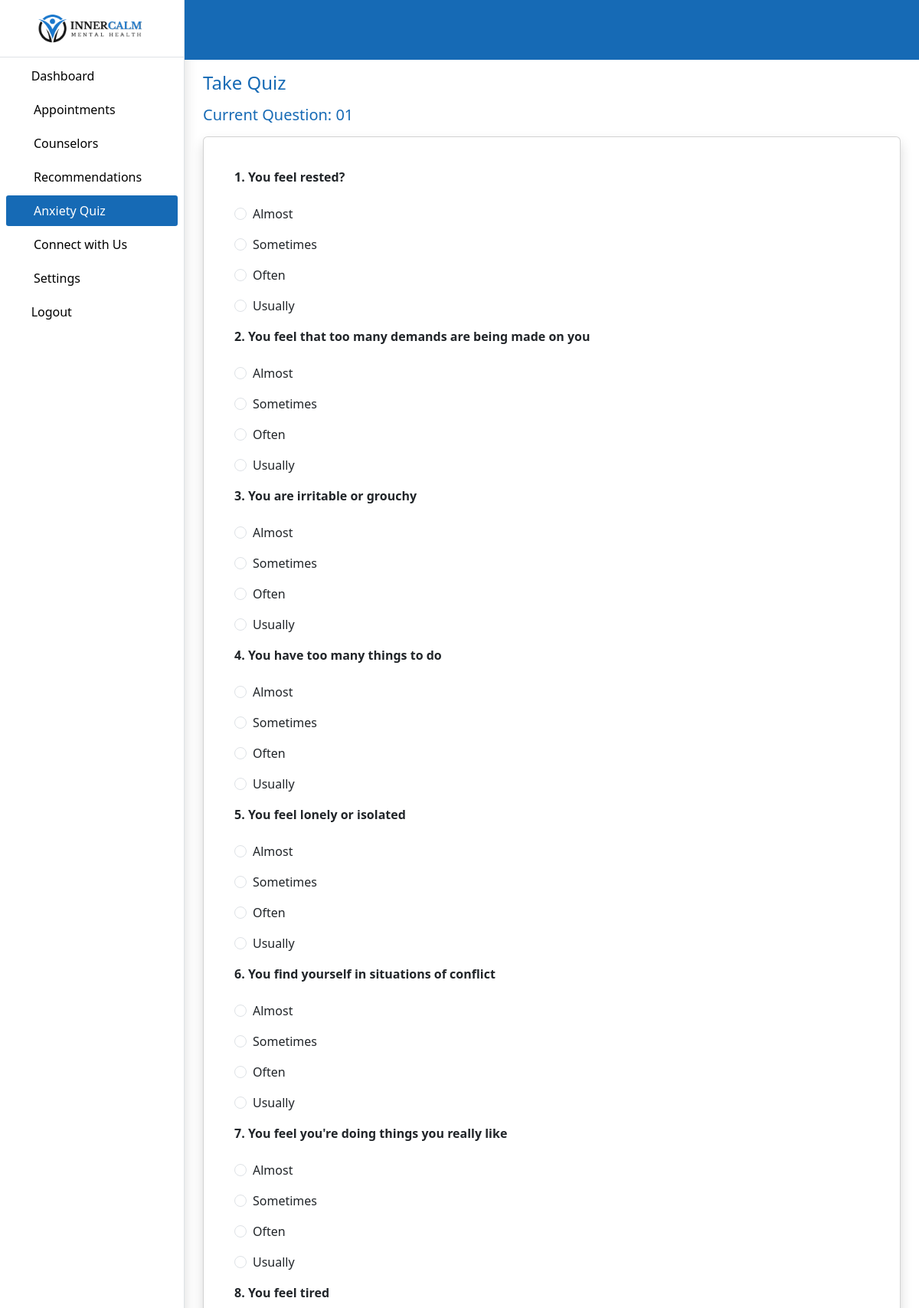
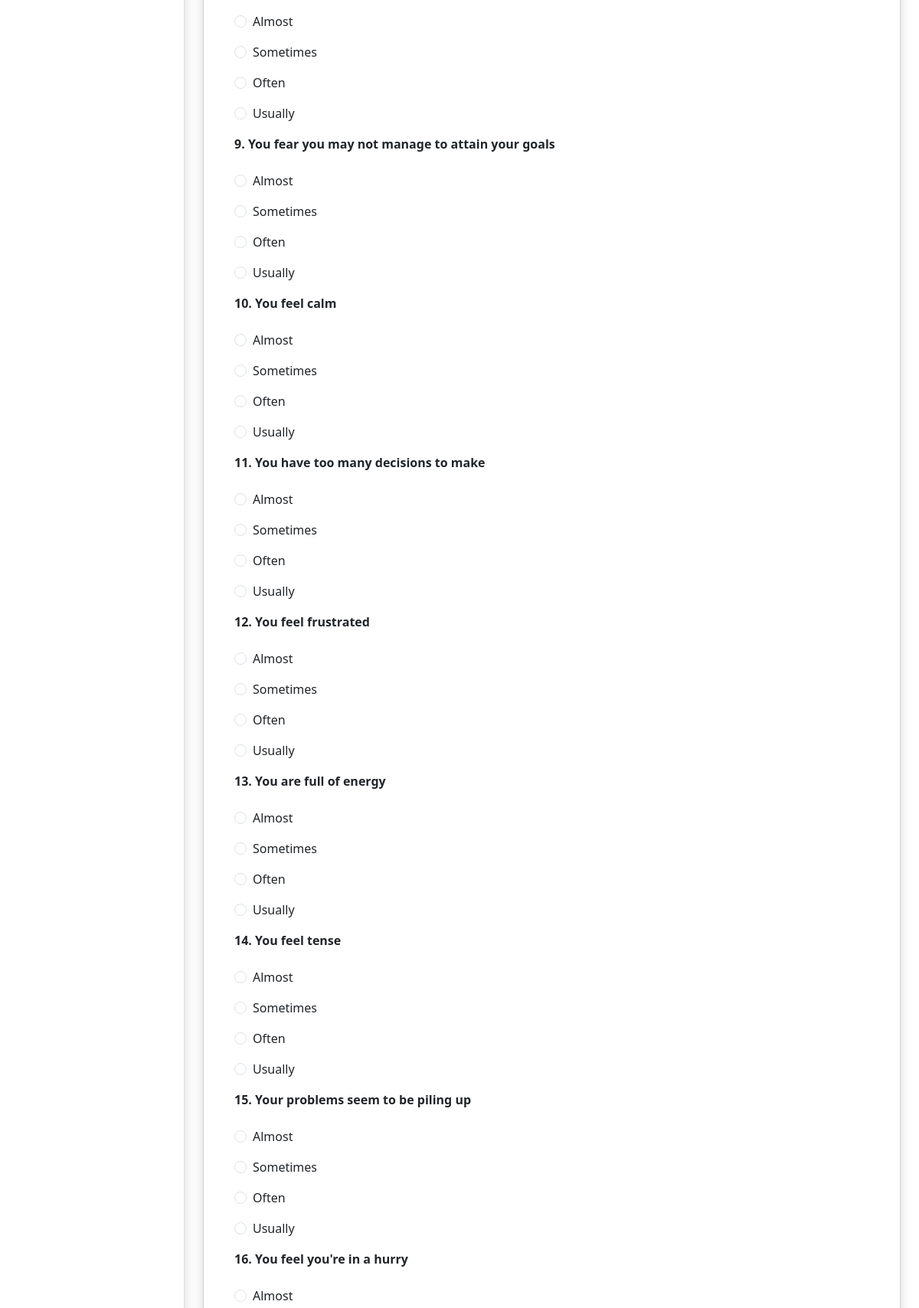
The page /clients_portal/takequiz/ (upper part) on the database its author committed (2 pictures, top to bottom).
### accounts/models.py (models this page shows)
class Quiz(models.Model):
    question=models.CharField(default='NA',max_length=1000)
    user = models.ForeignKey(User, on_delete=models.CASCADE)
    created_at = models.DateTimeField(auto_now_add=True, null=True, blank=True)

### clients_portal/views.py (the view)
# urls.py: path('takequiz/', views.take_quiz, name='takequiz'),
def take_quiz(request):
    if request.method == 'POST':
        total_score=0
        user = request.user
        for question_id, answer in request.POST.items():
            if question_id.startswith('question'):
                question_id = int(question_id.split('_')[1])
                answer = int(answer)
                if question_id in [22, 23, 24, 25, 26, 27, 28, 29, 30]:
                    if answer == 1:
                        total_score += 4
                    elif answer == 2:
                        total_score += 3
                    elif answer == 3:
                        total_score += 2
                    elif answer == 4:
                        total_score += 1
                else:
                    if answer == 1:
                        total_score += 1
                    elif answer == 2:
                        total_score += 2
                    elif answer == 3:
                        total_score += 3
                    elif answer == 4:
                        total_score += 4
                question = Quiz.objects.get(pk=question_id)
                print(total_score)
                total=(total_score-30)/90
                print(total)
                if total < 0.25:
                    answer='Low Stress'
                elif total < 0.5:
                    answer='Moderate Stress'
                elif total < 0.75:
                    answer='High Stress'
                else:
                    answer='Severe Stress'
        response = QuizFilled(user=user,stree_value=total, answer=answer)
        response.save()
        return redirect('clients_portal:viewquiz')
    else:
        quiz_questions = Quiz.objects.all()
        return render(request, 'clients_portal/takequiz.html', {'quiz_questions': quiz_questions})

### clients_portal/templates/clients_portal/takequiz.html (shortened to what this page needs)
{% load static %}
<!DOCTYPE html>
<html lang="en">
<head>
    <link rel="stylesheet" href="{% static 'website/img/favicon.png' %}" rel="icon">
    <link rel="stylesheet" href="{% static 'website/img/apple-touch-icon.png' %}" rel="apple-touch-icon">
    <link rel="stylesheet" href="{% static 'website/vendor/fontawesome-free/css/all.min.css' %}">
    <link rel="stylesheet" href="{% static 'website/vendor/animate.css/animate.min.css' %}">
    <link rel="stylesheet" href="{% static 'website/vendor/bootstrap/css/bootstrap.min.css' %}">
    <link rel="stylesheet" href="{% static 'website/vendor/bootstrap-icons/bootstrap-icons.css' %}">
    <link rel="stylesheet" href="{% static 'website/vendor/boxicons/css/boxicons.min.css' %}">
    <link rel="stylesheet" href="{% static 'website/vendor/glightbox/css/glightbox.min.css' %}">
    <link rel="stylesheet" href="{% static 'website/vendor/remixicon/remixicon.css' %}">
    <link rel="stylesheet" href="{% static 'website/vendor/swiper/swiper-bundle.min.css' %}">
    <link rel="stylesheet" href="{% static 'website/css/admin_styles.css' %}">
    <link rel="stylesheet" href="{% static 'website/css/datatables.css' %}">
</head>
<body>
    <div class="d-flex" id="wrapper">
        <div class="primary-bg shadow border-end " id="sidebar-wrapper">
            <div class="text-center primary-text bg-blue-color fs-4 fw-semibold text-uppercase border-bottom">
                <a href="{% url 'website:home' %}">
                    <img src="{% static 'website/img/blacklogo2.png' %}" class="py-3" width="150" height="auto" alt="">
                </a>
            </div>
            <ul class="navbar-nav sidebar_list">
                <li class="nav-item px-2 py-0 mt-1">
                    <a href="{% url 'clients_portal:home' %}" class="text-decoration-none nav-link px-2">
                        <span><i class="fas fa-tachometer-alt me-2"></i></span>
                        <span>Dashboard</span>
                    </a>
                </li>
                <li class="nav-item px-2 py-0 mt-1">
                    <a class="text-decoration-none nav-link px-2 d-flex justify-content-between"
                        data-bs-toggle="collapse" href="#collapseSchedular" onclick="toggleArrow1()" role="button"
                        aria-expanded="false" aria-controls="collapseExample">
                        <span><i class="fa-solid fa-calendar-alt me-2 size"></i>Appointments</span>
                        <span id="myArrow2"><i class="fas fa-angle-right"></i></span>
                    </a>
                </li>
                <li class="nav-item px-2 py-0 mt-1">
                    <a class="text-decoration-none nav-link px-2 d-flex justify-content-between"
                        data-bs-toggle="collapse" href="#collapseSchedular8" onclick="toggleArrow8()" role="button"
                        aria-expanded="false" aria-controls="collapseExample">
                        <span><i class="fa-solid fa-user-md me-2 size"></i>Counselors</span>
                        <span id="myArrow2"><i class="fas fa-angle-right"></i></span>
                    </a>
                </li>
                <li class="nav-item px-2 py-0 mt-1">
                    <a class="text-decoration-none nav-link px-2 d-flex justify-content-between"
                        data-bs-toggle="collapse" href="#collapseanalytics" onclick="toggleArrow3()" role="button"
                        aria-expanded="false" aria-controls="collapseExample">
                        <span><i class="fa-solid fa-cubes
                         me-2 size"></i>Recommendations</span>
                        <span id="myArrow4"><i class="fas fa-angle-right"></i></span>
                    </a>
                </li>
                <li class="nav-item px-2 py-0 mt-1">
                    <a class="text-decoration-none nav-link px-2 d-flex justify-content-between active"
                        data-bs-toggle="collapse" href="#collapseanalytics4" onclick="toggleArrow4()" role="button"
                        aria-expanded="false" aria-controls="collapseExample">
                        <span><i class="fa-solid fa-file me-2 size"></i>Anxiety Quiz</span>
                        <span id="myArrow4"><i class="fas fa-angle-right"></i></span>
                    </a>
                </li>
                <li class="nav-item px-2 py-0 mt-1">
                    <a class="text-decoration-none nav-link px-2 d-flex justify-content-between"
                        data-bs-toggle="collapse" href="#collapseanalytics5" onclick="toggleArrow5()" role="button"
                        aria-expanded="false" aria-controls="collapseExample">
                        <span><i class="fa-solid fa-message me-2 size"></i>Connect with Us</span>
                        <span id="myArrow4"><i class="fas fa-angle-right"></i></span>
                    </a>
                </li>
                <li class="nav-item px-2 py-0 mt-1">
                    <a class="text-decoration-none nav-link px-2 d-flex justify-content-between"
                        data-bs-toggle="collapse" href="#collapseanalytics7" onclick="toggleArrow7()" role="button"
                        aria-expanded="false" aria-controls="collapseExample">
                        <span><i class="fa-solid fa-gear me-2 size"></i>Settings</span>
                        <span id="myArrow4"><i class="fas fa-angle-right"></i></span>
                    </a>
                </li>
                <li class="nav-item px-2 py-0 mt-1">
                    <a href="{% url 'accounts:logout' %}" class="text-decoration-none nav-link px-2">
                        <span><i class="fas fa-power-off me-2"></i></span>
                        <span>Logout</span>
                    </a>
                </li>
            </ul>
        </div>
        <div id="page-content-wrapper">
            <header class="">
                <nav class="bg-blue custom_nav">
                    <div class="container-fluid mt-1">
                        <div class="row g-2 align-items-center justify-content-between">
                            <div class="col-4 col-sm-4 col-md-6 col-lg-6 col-xl-6 col-xxl-6">
                                <div class="d-flex align-items-center text-white">
                                    <i class="fas fa-sliders-h fs-4 me-3" style="color: #fff;" id="menu-toggle"></i>
                                </div>
                            </div>
                            <div class="col-8 col-sm-8 col-md-6 col-lg-6 col-xl-6 col-xxl-6 text-end">
                                <div class="d-flex align-items-center justify-content-end">
                                    <div class="dropdown">
                                        <button class="btn p-0 border-0" type="button" id="dropdownMenuButton1"
                                            data-bs-toggle="dropdown" aria-expanded="false">
                                            <div class="d-flex align-items-center justify-content-center">
                                                <span><i class="fas fa-bell text-light"></i></span>
                                            </div>
                                        </button>
                                    </div>
                                    <div class="dropdown">
                                        <button class="btn p-0 border-0 " type="button" id="dropdownMenuButton1"
                                            data-bs-toggle="dropdown" aria-expanded="false">
                                            <div class="d-flex align-items-center ms-3">
                                                <span><i class="fas fa-user-circle text-light fs-2"></i></span>
                                            </div>
                                        </button>
                                    </div>
                                </div>
                            </div>
                        </div>
                    </div>
                </nav>
            </header>
            <div class="container-fluid px-4">
                <div class="col-12">
                    <div class="card border-0">
                        <div class="card-body px-0">
                            <div class="d-flex justify-content-between align-items-end g-2">
                                <div class="">
                                    <h4 class="text-orange mb-3">Take Quiz</h4>
                                    <h5 class="text-orange mb-3">Current Question: 01</h5>
                                </div>
                            </div>
                            <div class="card shadow">
                                <div class="card-body">
                                    <div class="pb-5">
                                        <div class="row justify-content-center align-items-center g-3">
                                            <div class="col-12 col-sm-12 col-md-12 col-lg-12">
                                                <div class="p-4">
                                                    <form id="quizForm" method="POST" action="">
                                                        {% for question in quiz_questions %}
                                                        <div class="mb-3">
                                                            <label for="question{{ question.id }}"
                                                                class="form-label mb-4 fw-bold">{{ forloop.counter }}.
                                                                {{ question.question }}</label>
                                                            <div class="form-check mb-3">
                                                                <input class="form-check-input" type="radio"
                                                                    name="question_{{ question.id }}"
                                                                    id="question{{ question.id }}_option1" value="1">
                                                                <label class="form-check-label"
                                                                    for="question{{ question.id }}_option1">Almost</label>
                                                            </div>
                                                            <div class="form-check mb-3">
                                                                <input class="form-check-input" type="radio"
                                                                    name="question_{{ question.id }}"
                                                                    id="question{{ question.id }}_option2" value="2">
                                                                <label class="form-check-label"
                                                                    for="question{{ question.id }}_option2">Sometimes</label>
                                                            </div>
                                                            <div class="form-check mb-3">
                                                                <input class="form-check-input" type="radio"
                                                                    name="question_{{ question.id }}"
                                                                    id="question{{ question.id }}_option3" value="3">
                                                                <label class="form-check-label"
                                                                    for="question{{ question.id }}_option3">Often</label>
                                                            </div>
                                                            <div class="form-check mb-3">
                                                                <input class="form-check-input" type="radio"
                                                                    name="question_{{ question.id }}"
                                                                    id="question{{ question.id }}_option4" value="4">
                                                                <label class="form-check-label"
                                                                    for="question{{ question.id }}_option4">Usually</label>
                                                            </div>
                                                        </div>
                                                        {% endfor %}
                                                    </form>
                                                </div>
                                            </div>
                                        </div>
                                    </div>
                                </div>
                            </div>
                        </div>
                    </div>
                </div>
            </div>
        </div>
    </div>
</body>
</html>

### website/static/website/css/admin_styles.css (style rules this page uses)
:root { --main-bg-color: #25293c; --white-color: #ffffff; --blue-color: #fff; --orange-color: #166AB5; --black-color: #000; }
.primary-text { color: var(--white-color); }
.bg-blue { background: var(--orange-color); }
.text-orange { color: var(--orange-color); }
.bg-blue-color { background-color: var(--blue-color); }
.primary-bg { background-color: var(--blue-color) !important; }
#wrapper { overflow-x: hidden; background-color: #fff !important; }
#sidebar-wrapper { min-height: 100vh; margin-left: -15rem; -webkit-transition: margin 0.25s ease-out; -moz-transition: margin 0.25s ease-out; -o-transition: margin 0.25s ease-out; transition: margin 0.25s ease-out; }
#sidebar-wrapper .sidebar_list { width: 15rem; }
#page-content-wrapper { min-width: 100vw; }
#menu-toggle { cursor: pointer; }
.sidebar_list .nav-item { border: none; padding: 15px 10px; }
.sidebar_list .nav-item .nav-link { color: #000 !important; font-size: 1rem; position: relative; }
.sidebar_list .nav-item .nav-link.active { background-color: var(--orange-color) !important; border: none; color: #ffffff !important; border-radius: 0.2rem; }
@media (min-width: 1200px) { #sidebar-wrapper { margin-left: 0; } }
@media (min-width: 1200px) { #page-content-wrapper { min-width: 0; width: 100%; } }
.custom_nav { padding: 1.27rem 0.5rem; }
.size { width: 20px; }

### rows shown on the page
Quiz: question "You feel rested?"
Quiz: question "You feel that too many demands are being made on you"
Quiz: question "You are irritable or grouchy"
Quiz: question "You have too many things to do"
Quiz: question "You feel lonely or isolated"
Quiz: question "You find yourself in situations of conflict"
Quiz: question "You feel you're doing things you really like"
Quiz: question "You feel tired"
Quiz: question "You fear you may not manage to attain your goals"
Quiz: question "You feel calm"
Quiz: question "You have too many decisions to make"
Quiz: question "You feel frustrated"
Quiz: question "You are full of energy"
Quiz: question "You feel tense"
Quiz: question "Your problems seem to be piling up"
Quiz: question "You feel you're in a hurry"
